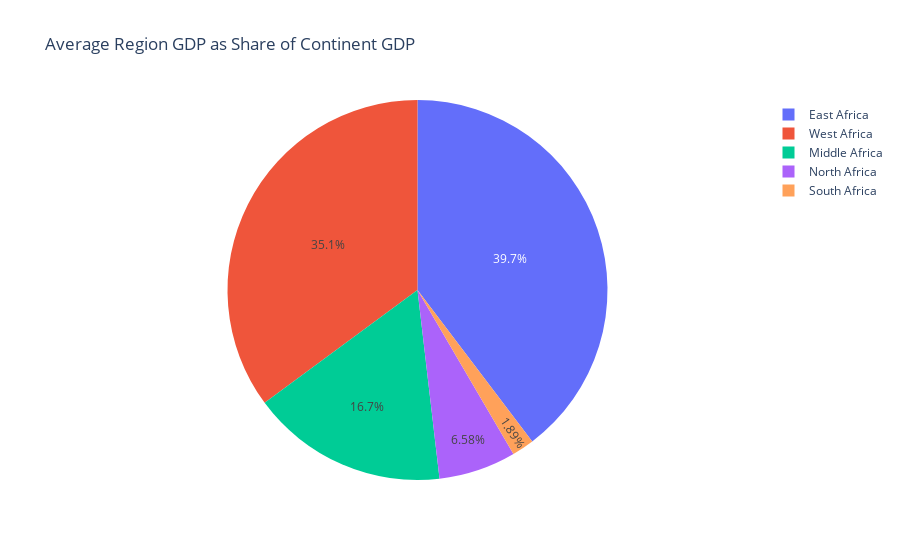
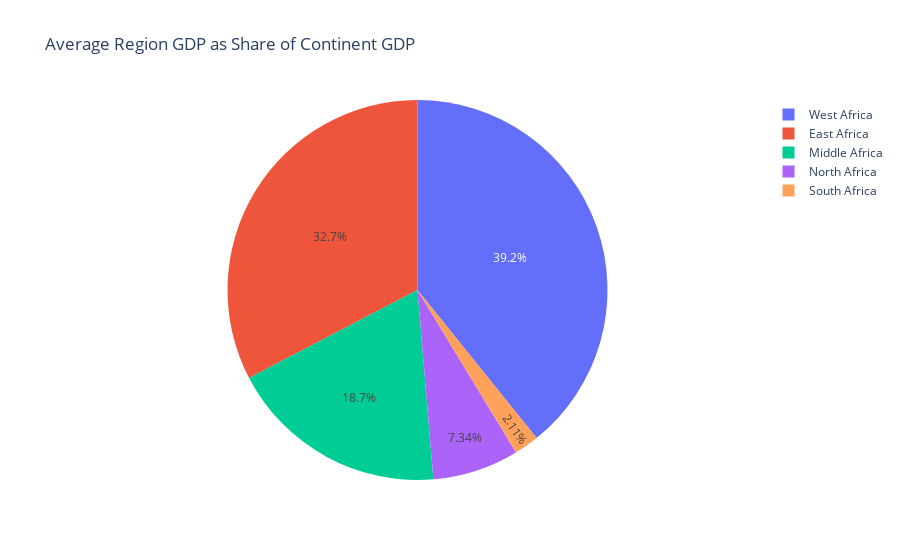

Notebook code cell kept with these figures, in order:
### Code cell
%pip install plotly
import plotly.express as px


# Create a pie chart
fig = px.pie(average_region_gdp, names='region2', values='value', title='Average Region GDP as Share of Continent GDP')

# Show the plot
fig.show()

# Create a pie chart
fig = px.pie(average_region_income, names='region2', values='value', title='Average Region GDP as Share of Continent GDP')

# Show the plot
fig.show()

### Figure 1 — Plotly figure (JSON) as saved in the notebook; plotly's stock layout.template omitted (floating-point values rounded to 4 significant figures)
{"data": [{"domain": {"x": [0, 1], "y": [0, 1]}, "hovertemplate": "region2=%{label}<br>value=%{value}<extra></extra>", "labels": ["East Africa", "Middle Africa", "North Africa", "South Africa", "West Africa"], "legendgroup": "", "name": "", "showlegend": true, "type": "pie", "values": [116700000000.0, 49200000000.0, 19350000000.0, 5565000000.0, 103300000000.0]}], "layout": {"legend": {"tracegroupgap": 0}, "title": {"text": "Average Region GDP as Share of Continent GDP"}}}

### Figure 2 — Plotly figure (JSON) as saved in the notebook; plotly's stock layout.template omitted (floating-point values rounded to 4 significant figures)
{"data": [{"domain": {"x": [0, 1], "y": [0, 1]}, "hovertemplate": "region2=%{label}<br>value=%{value}<extra></extra>", "labels": ["East Africa", "Middle Africa", "North Africa", "South Africa", "West Africa"], "legendgroup": "", "name": "", "showlegend": true, "type": "pie", "values": [86030000000.0, 49200000000.0, 19350000000.0, 5565000000.0, 103300000000.0]}], "layout": {"legend": {"tracegroupgap": 0}, "title": {"text": "Average Region GDP as Share of Continent GDP"}}}
